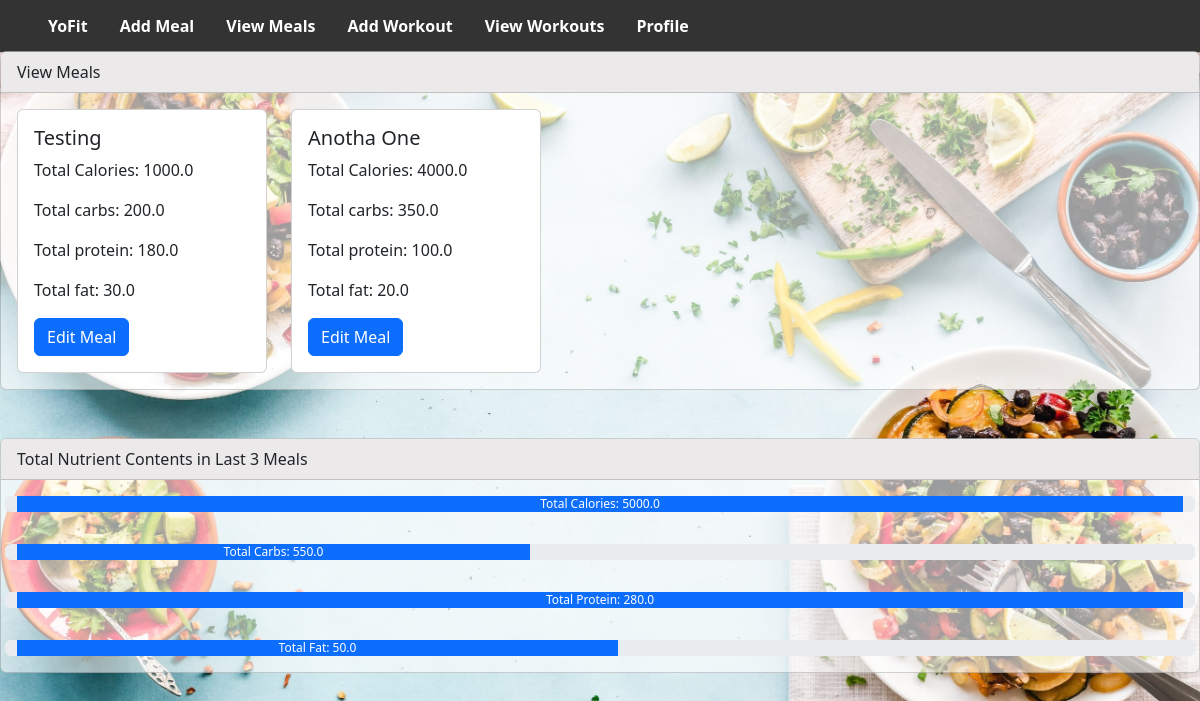
The page /viewMeals (signed in) on the database as committed earlier.
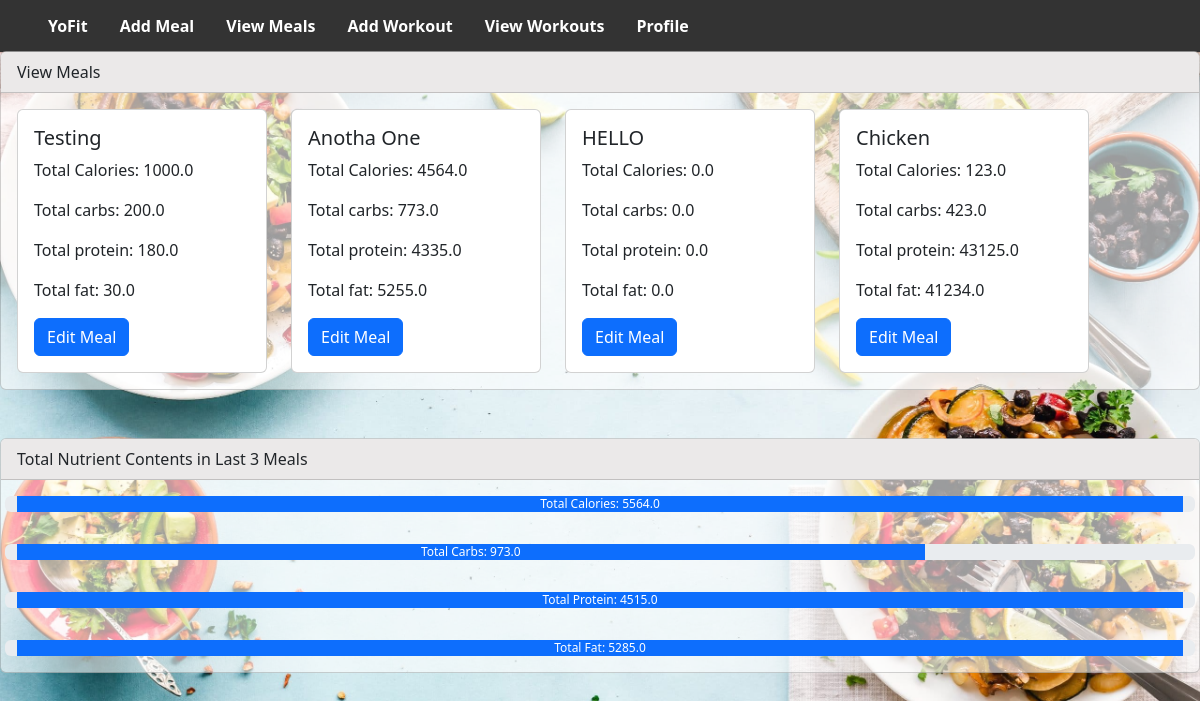
The same page on the database as committed later.
### app/models.py (models this page shows)
class Meal(db.Model):
 id = db.Column(db.Integer, primary_key = True)
 name = db.Column(db.String(32))
 type = db.Column(db.String(16))
 meal_item_names = db.Column(db.String(1024))
 time_to_eat = db.Column(db.Date, default = date.today())
 time_meal = db.Column(db.Time, default = datetime.now())
 creator_id = db.Column(db.Integer, db.ForeignKey(User.id))
 meal_calories = db.Column(db.Float)
 meal_carbs = db.Column(db.Float)
 meal_protien = db.Column(db.Float) #spell mischeck- incase there is a bug later
 meal_fat = db.Column(db.Float)

### app/routes.py (the view)
@appObj.route('/viewMeals')
@login_required
def view_meals():
 user = current_user
 all_meals = Meal.query.filter_by(creator_id = user.id).all()
 current = 0;
 total_calories = 0;
 total_carbs = 0;
 total_protein = 0;
 total_fat = 0;
 for meal in all_meals:
  if(current < 3):
    total_calories = total_calories + meal.meal_calories
    total_carbs = total_carbs + meal.meal_carbs
    total_protein = total_protein + meal.meal_protien
    total_fat = total_fat + meal.meal_fat
    current = current +1
  else:
    break
  calPer = (total_calories/2500) * 100
  carPer = (total_carbs / 1250) * 100
  proPer = (total_protein / 80) * 100
  fatPer = (total_fat / 97) * 100
 return render_template('view_meals.html',fatPer = fatPer,proPer = proPer,carPer = carPer ,calPer = calPer, all_meals = all_meals, cal= total_calories, carb = total_carbs, pro= total_protein, fat = total_fat)

### app/models.py (called while the page is built)
@login.user_loader
def load_user(id):
 return User.query.get(int(id))

### app/templates/view_meals.html (shortened to what this page needs)
<!DOCTYPE html>
<html lang="en" >
<head>
    <link rel="stylesheet" href="{{ url_for('static', filename='css/homepage.css') }}">
    <link href="https://cdn.jsdelivr.net/npm/bootstrap@5.2.3/dist/css/bootstrap.min.css" rel="stylesheet">
</head>
<header>
    <ul>
        <li><a class="active" href="/home">YoFit</a></li>
        <li><a class="active" href="/createMeal">Add Meal</a></li>
        <li><a class="active" href="/viewMeals">View Meals</a></li>
        <li><a class="active" href="/createWorkout">Add Workout</a></li>
        <li><a class="active" href="/viewWorkouts">View Workouts</a></li>
        <li><a class="active" href="/profile">Profile</a></li>
      </ul>
</header>
<body>
  <div class="card" style = "width: 100%; background:rgba(255, 255, 255, 0.6); margin-top: -17px;">
    <div class="card-header" style = "background:rgb(235, 233, 233);">
      View Meals
    </div>
    <div class="card-body" style = "background:rgba(0,0,0,0);">
        <div class="row" style = "background:rgba(0,0,0,0);">
            {% for meal in all_meals %}
            <div class="col-sm-6" style = "background:rgba(0,0,0,0); width: fit-content;">
              <div class="card" style ="min-width: 250px;">
                <div class="card-body">
                  <h5 class="card-title">{{meal.name}}</h5>
                  <p class = "card-text"> Total Calories: {{meal.meal_calories}} </p>
                  <p class="card-text">Total carbs: {{meal.meal_carbs}}</p>
                  <p class="card-text">Total protein: {{meal.meal_protien}}</p>
                  <p class="card-text"> Total fat: {{meal.meal_fat}} </p>
                  <a href="/editMeal/{{meal.id}}" class="btn btn-primary">Edit Meal</a>
                </div>
              </div>
            </div>
            {% endfor %}
          </div>
    </div>
  </div>
  <br>
  <br>
  <div class="card" style = "width: 100%; background:rgba(255, 255, 255, 0.6);">
    <div class="card-header" style = "background:rgb(235, 233, 233);">
      Total Nutrient Contents in Last 3 Meals
    </div>
    <div class="card-body" style = "background:rgba(0,0,0,0);">
        <div class="row" style = "background:rgba(0,0,0,0);">
          <div class="progress">
            <div class="progress-bar" role="progressbar" aria-label="Example with label" style="width: {{calPer}}%;" aria-valuenow="25" aria-valuemin="0" aria-valuemax="100">Total Calories: {{cal}}</div>
          </div>
          <br>
          <br>
          <div class="progress">
            <div class="progress-bar" role="progressbar" aria-label="Example with label" style="width: {{carPer}}%;" aria-valuenow="25" aria-valuemin="0" aria-valuemax="100">Total Carbs: {{carb}}</div>
          </div>
          <br>
          <br>
          <div class="progress">
            <div class="progress-bar" role="progressbar" aria-label="Example with label" style="width: {{proPer}}%;" aria-valuenow="25" aria-valuemin="0" aria-valuemax="100">Total Protein: {{pro}}</div>
          </div>
          <br>
          <br>
          <div class="progress">
            <div class="progress-bar" role="progressbar" aria-label="Example with label" style="width: {{fatPer}}%;" aria-valuenow="25" aria-valuemin="0" aria-valuemax="100">Total Fat: {{fat}}</div>
          </div>
    </div>
  </div>
</body>
</html>

Rows that differ between the two databases and show on the page:
changed Meal "Anotha One": meal_calories "4000.0" → "4564.0"; meal_carbs "350.0" → "773.0"; meal_protien "100.0" → "4335.0"; meal_fat "20.0" → "5255.0"
added Meal: name "HELLO", meal_calories "0.0", meal_carbs "0.0", meal_protien "0.0", meal_fat "0.0"
added Meal: name "Chicken", meal_calories "123.0", meal_carbs "423.0", meal_protien "43125.0", meal_fat "41234.0"
Other text that changed with them:
{{ cal }}: "5000.0" → "5564.0"
{{ carPer }}: 44.0 → 77.84 (drawn)
{{ carb }}: "550.0" → "973.0"
{{ pro }}: "280.0" → "4515.0"
{{ fatPer }}: 51.546391752577314 → 5448.453608247423 (drawn)
{{ fat }}: "50.0" → "5285.0"
